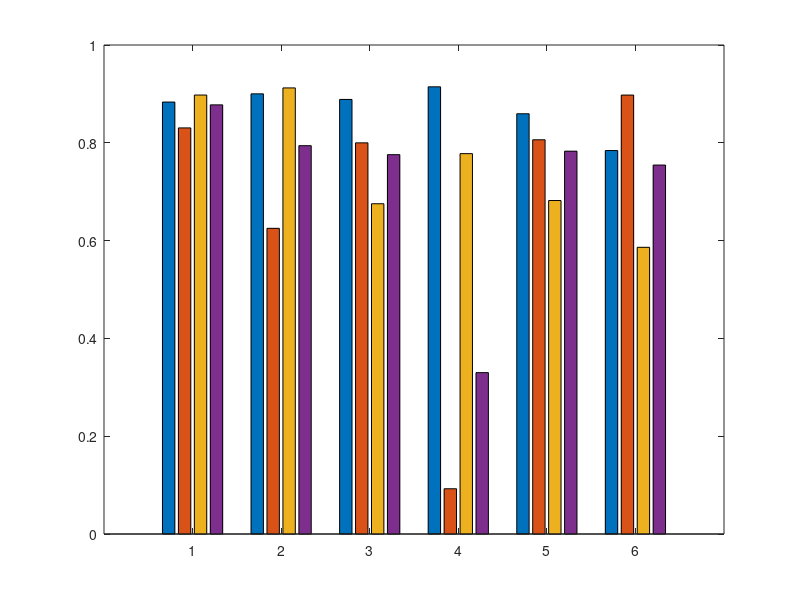

The MATLAB source for this figure: (Note: this script raises an error after producing the figure.)
% RESULTS_FIGURE_4
%   Plot figure 4 of the paper ID 3970

clearvars; close all; clc;

cc = [0 0.4470 0.7410
      0.8500 0.3250 0.0980
      0.9290 0.6940 0.1250
      0.4940 0.1840 0.5560
      0.4660 0.6740 0.1880];
blue_mate = [0 0.4470 0.7410];
orange = [0.8500 0.3250 0.0980];
yellow = [0.9290 0.6940 0.1250];
purple = [0.4940 0.1840 0.5560];
green = [0.4660 0.6740 0.1880];
skyblue = [0.3010 0.7450 0.9330];
wine = [0.6350 0.0780 0.1840];
cc(1,:) = blue_mate;
cc(2,:) = wine;
cc(3,:) = orange;
cc(4,:) = yellow;

cc(1,:) = [0,30/255,0]; %[0,0,0];
cc(2,:) = [0 0.35 0];%120/255];
cc(3,:) = [0 0.50 0.1];
cc(4,:) = green;
  
NOIS = [];
EXC = [];
RED = [];
DHE = [];  
EHD = [];
ERR = [];
for t = 1:2
    if t == 1
        load synth_results_rf.mat;
    elseif t == 2
        load real_results_rf.mat;
    end
    [K,M,N] = size(HD);
    mHD = zeros(size(HD));
    E4 = zeros(size(HD));
    for i = 1:N
       for j = 1:M
           for k = 1:K
               mHD(k,j,i) = mean2(HD{k,j,i});
               E4(k,j,i) = nthroot(ACC(k,j,i).*RR(k,j,i).*(1-mean2(HD{k,j,i})),3);
           end
       end
    end
    for i = 1:N
        EXC = cat(1,EXC,ACC(:,2:end,i));    % Accuracy with instance selection
        RED = cat(1,RED,RR(:,:,i));         % Reduction rate
        DHE = cat(1,DHE,mHD(:,:,i));        % Mean Hellinger distance
        ERR = cat(1,ERR,E4(:,:,i));         % Efficiency
        NOIS = cat(1,NOIS,ACC(:,1,i));      % Accuracy without instance selection
    end
end

M1 = [mean(EXC,1);mean(RED,1);1-mean(DHE,1);mean(ERR,1)]';
S1 = [std(EXC,1);std(RED,1);std(DHE,1);std(ERR,1)]';

txt1 = {'LTIS-SA', 'DE-$F_{50}$', 'CNN', 'ENN', 'ICF', 'DROP3'};
txt2 = {'ACC' 'RR' 'HDC' 'E'};

fig = figure('color',[1 1 1],'Position',[1641 101 850 280]);
hBar = bar(1:6,M1);
ctr = zeros(size(M1'));
ydt = zeros(size(M1'));
for i = 1:size(M1,2)
    x = bsxfun(@plus, hBar(i).XData, [hBar(i).XOffset]');
    y = hBar(i).YData;
    ctr(i,:) = x;
    ydt(i,:) = y;
end
hold on
hErr = errorbar(ctr', ydt', S1, S1, '.k');
for i = 1:size(M1,2)
   set(hBar(i),'FaceColor',cc(i,:)); 
end
set(gca,'XTickLabel',txt1,'YTick',0:0.2:1,'FontSize',12,'YGrid','on');
%xlabel('IS method','FontSize',12);
ylabel('Medida de desempe\~{n}o','FontSize',14,'interpreter','latex');
ylim([0 1.3]);

fig.Children.XAxis.TickLabelInterpreter = 'latex';
fig.Children.YAxis.TickLabelInterpreter = 'latex';
fig.Children.YLabel.Interpreter = 'latex';
fig.Children.YLabel.Interpreter = 'latex';
fig.Children.Position = [0.065 0.10 0.875 0.82];% [0.05 0.11 0.9 0.815]; % 0.7750    0.8150
fig.Children.TickLength = [0 0];

yl = yline(mean(NOIS,1));
yl.LineStyle = '-.';
yl.Color = cc(3,:);
yl.LineWidth = 1;
hL = legend(hBar,txt2,'interpreter','latex'); 
hL.FontSize = 10;
hL.Location = 'northoutside';
hL.NumColumns = 5;
hL.Position = [0.2167    0.9239    0.5875    0.0700];
hL.Box = 'off';
ctr = ctr';
for i = 1:size(ctr,2)
   for j = 1:size(ctr,1) 
       text(ctr(j,i)+0.05,1.12,sprintf('$%0.3f$',M1(j,i)),'HorizontalAlignment','center','Rotation',60,'Interpreter','latex','FontSize',14);
   end
end
text(6.55,mean(NOIS,1),sprintf('$%0.3f$',mean(NOIS,1)),'Interpreter','latex','FontSize',14);

% hBar(1).FaceAlpha = 1;
% hBar(2).FaceAlpha = 0.8;
% hBar(3).FaceAlpha = 0.6;
% hBar(4).FaceAlpha = 0.4;
hBar(1).FaceAlpha = 1;
hBar(2).FaceAlpha = 1;
hBar(3).FaceAlpha = 0.6;
hBar(4).FaceAlpha = 0.2;

% set(fig,'Units','Inches'); 
% set(fig,'PaperPositionMode','Auto','PaperUnits','Inches','PaperSize',[fig.Position(3) fig.Position(4)]);
% namepdf = 'bar_performance_ltis_sa_vs_de_f50_synt';
% print('-painters',namepdf,'-dpdf','-r0'); 
% print('-painters',namepdf,'-dsvg','-r0');

% Wilcoxon rank sum test 
pvw = zeros(4,5);
for i = 1:5
    pvw(1,i) = ranksum(EXC(:,1),EXC(:,i+1)); % ACC 
    pvw(2,i) = ranksum(RED(:,1),RED(:,i+1)); % RR 
    pvw(3,i) = ranksum(1-DHE(:,1),1-DHE(:,i+1)); % HD 
    pvw(4,i) = ranksum(ERR(:,1),ERR(:,i+1)); % E 
end

% Real dataset results
ACC_M = zeros(9,5);
RR_M = zeros(9,4);
HD_M = zeros(9,4);
E_M = zeros(9,4);
ACC_M(:,1) = reshape(round(mean(ACC(:,1,:)),3),9,1);
for i = 1:6 
ACC_M(:,i+1) = reshape(round(mean(ACC(:,i+1,:)),3),9,1);
RR_M(:,i) = reshape(round(mean(RR(:,i,:)),3),9,1);
HD_M(:,i) = 1-reshape(round(mean(mHD(:,i,:)),3),9,1);
E_M(:,i) = reshape(round(mean(E4(:,i,:)),3),9,1);
end

sprintf("%.3f(%.3f)\n",ACC_M(:,2),ACC_M(:,3));

% for i = 1:9
%     sprintf("%.3f(%.3f)",ACC_M(i,2),ACC_M(i,3))
% end

% % LTIS 
% i = 2; 
% ACC_LTIS = reshape(round(mean(ACC(:,i,:)),3),9,1);
% RR_LTIS = reshape(round(mean(RR(:,i,:)),3),9,1);
% HD_LTIS = 1-reshape(round(mean(mHD(:,i,:)),3),9,1);
% E_LTIS = reshape(round(mean(E4(:,i,:)),3),9,1);
% % EIS
% i = 3; 
% ACC_EIS = reshape(round(mean(ACC(:,i,:)),3),9,1);
% RR_EIS = reshape(round(mean(RR(:,i,:)),3),9,1);
% HD_EIS = 1-reshape(round(mean(mHD(:,i,:)),3),9,1);
% E_EIS = reshape(round(mean(E4(:,i,:)),3),9,1);
